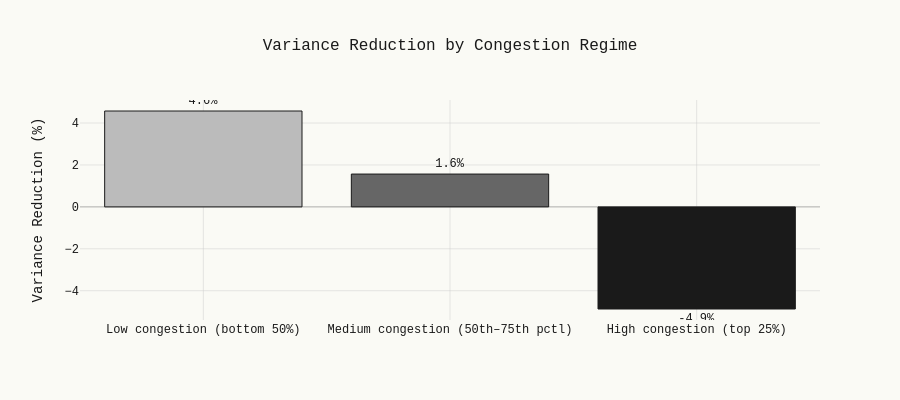

The cell this chart's notebook holds for it:
### Markdown cell above
## Where the Hedge Matters

The unconditional variance reduction across all 1,642 days is modest — because congestion risk is **episodic**, not constant. Most days have low congestion and the hedge does little. The value shows up in three places:

1. **High-congestion regimes** — when $|\Delta I_t|$ is in the top quartile
2. **Worst drawdown episodes** — the specific historical periods where fee compression was most severe
3. **Tail risk** — the P95/P99 worst daily losses that matter most for risk management

### Code cell
# ── 1. Conditional Regime Analysis ──────────────────────────────
# Split by congestion intensity: |ΔI_t| quartiles
delta_I_aligned = delta_I.loc[valid].reindex(pnl_aligned.index)
abs_delta_I = delta_I_aligned.abs()
q75 = abs_delta_I.quantile(0.75)
q50 = abs_delta_I.quantile(0.50)

high_cong = abs_delta_I >= q75
med_cong = (abs_delta_I >= q50) & (abs_delta_I < q75)
low_cong = abs_delta_I < q50

regimes = {
    "Low congestion\n(bottom 50%)": low_cong,
    "Medium congestion\n(50th–75th pctl)": med_cong,
    "High congestion\n(top 25%)": high_cong,
}

print("Conditional Variance Reduction by Congestion Regime")
print("=" * 60)

var_red_by_regime = {}
for label, mask in regimes.items():
    m = mask.fillna(False)
    if m.sum() < 10:
        continue
    v_un = pnl_aligned[m].var()
    v_hd = pnl_hedged[m].var()
    vr = 1 - v_hd / v_un
    var_red_by_regime[label] = vr
    vol_un = pnl_aligned[m].std() * np.sqrt(365)
    vol_hd = pnl_hedged[m].std() * np.sqrt(365)
    print(f"\n{label.replace(chr(10), ' ')}  ({int(m.sum())} days)")
    print(f"  Variance reduction: {vr:.1%}")
    print(f"  Vol (unhedged): ${vol_un:,.0f}  →  Vol (hedged): ${vol_hd:,.0f}")

# ── Bar chart: variance reduction by regime ────────────────────
labels_r = list(var_red_by_regime.keys())
values_r = [var_red_by_regime[k] * 100 for k in labels_r]

fig = go.Figure()
fig.add_trace(go.Bar(
    x=labels_r, y=values_r,
    marker=dict(color=["#bbbbbb", "#666666", "#1a1a1a"],
                line=dict(color="#1a1a1a", width=1)),
    text=[f"{v:.1f}%" for v in values_r],
    textposition="outside",
    textfont=dict(family="Courier New, monospace", size=12)
))

fig.update_layout(
    title="Variance Reduction by Congestion Regime",
    yaxis_title="Variance Reduction (%)",
    height=400,
    showlegend=False,
)
fig.show()

### Figure 1 — Plotly figure (JSON) as saved in the notebook; plotly's stock layout.template omitted (floating-point values rounded to 4 significant figures)
{"data": [{"marker": {"color": ["#bbbbbb", "#666666", "#1a1a1a"], "line": {"color": "#1a1a1a", "width": 1}}, "text": ["4.6%", "1.6%", "-4.9%"], "textfont": {"family": "Courier New, monospace", "size": 12}, "textposition": "outside", "type": "bar", "x": ["Low congestion\n(bottom 50%)", "Medium congestion\n(50th–75th pctl)", "High congestion\n(top 25%)"], "y": [4.573, 1.565, -4.871]}], "layout": {"height": 400, "showlegend": false, "title": {"text": "Variance Reduction by Congestion Regime"}, "yaxis": {"title": {"text": "Variance Reduction (%)"}}}}
